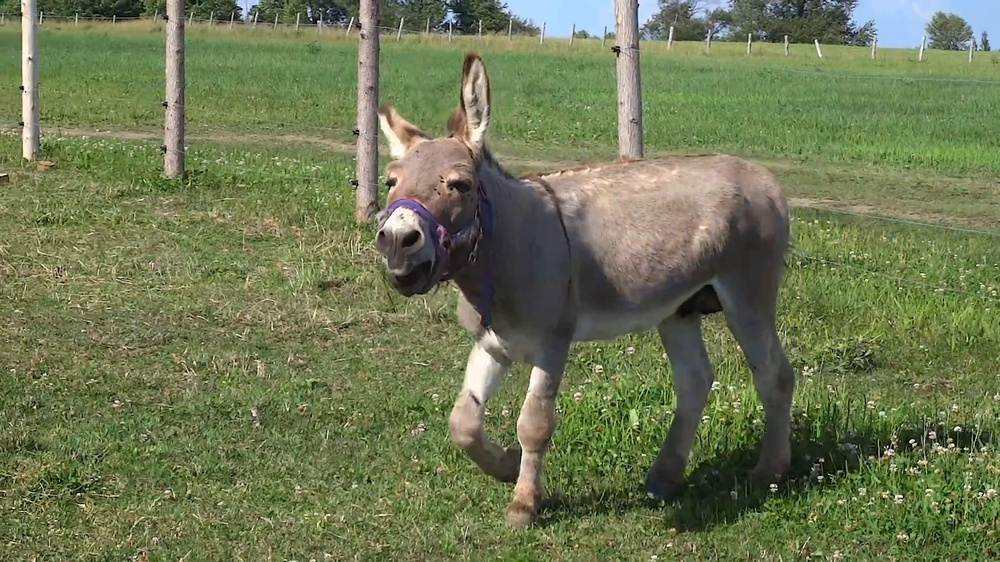
#> input picture examples/Magaru/frames/frame_102.jpg, 1000 x 562 px, shrunk from 1920 x 1080 before the run, found by its file name; its folder holds only this picture in this run
$ python process_frames_v2.py
#> lines starting #> are read from the running program, lines starting #| are printed output that depends on the picture; after the words box and inside, x2 and y2 are one past the last pixel; in counts of white or black regions, pixels touching at a corner belong together
#> further down, frame is the input picture: shape (562, 1000, 3); mean B, G, R 83, 119.6, 110.3
import os
import cv2
import numpy as np

def process_frame(frame):
    # Convert the frame to grayscale
    gray = cv2.cvtColor(frame, cv2.COLOR_BGR2GRAY)
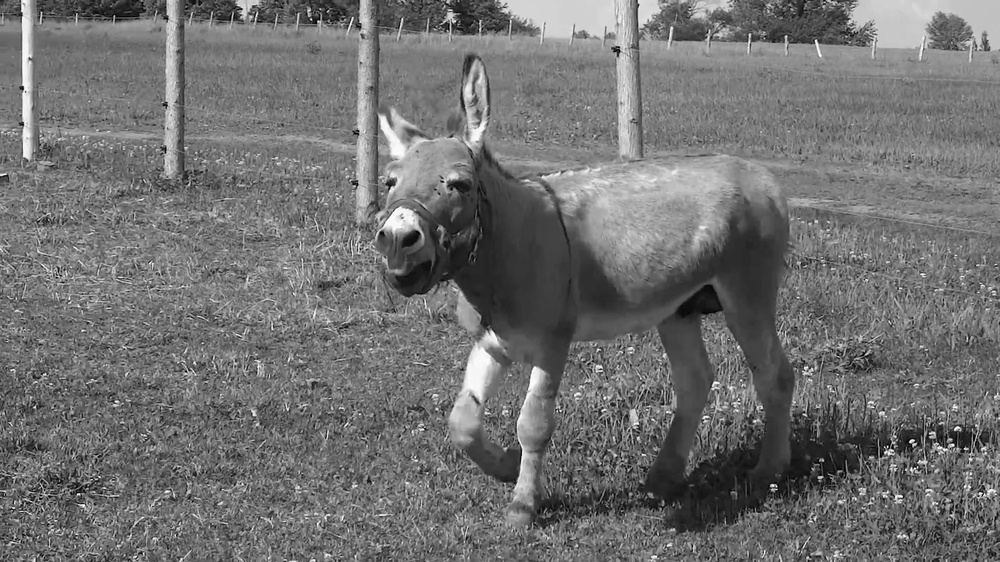
#> gray: shape (562, 1000); min 0, max 254, mean 112.7

    # Apply adaptive thresholding to obtain a binary image
    _, threshold = cv2.threshold(gray, 0, 255, cv2.THRESH_BINARY + cv2.THRESH_OTSU)
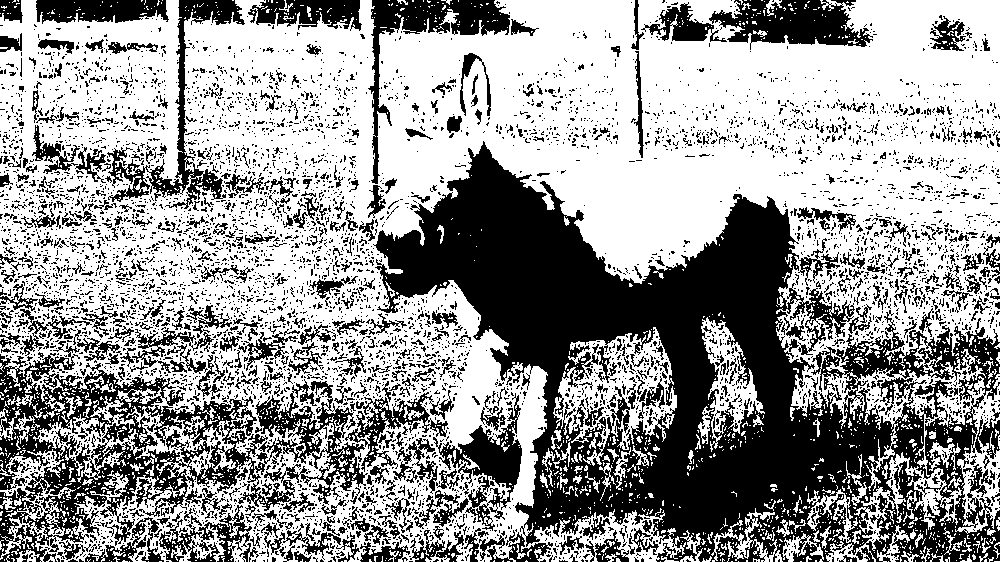
#> threshold: shape (562, 1000); 60.2% white; 5899 black regions (5357 under 20 px)

    # Find contours in the binary image
    contours, _ = cv2.findContours(threshold, cv2.RETR_EXTERNAL, cv2.CHAIN_APPROX_SIMPLE)
#> contours = 1435 contours, 1365 with area under 20; largest, box (x1, y1, x2, y2) and area: (0, 0, 1000, 562) 378516, (553, 327, 677, 466) 8714, (701, 317, 765, 452) 3102, (826, 452, 962, 562) 2582, (711, 508, 783, 562) 666

    # Create a mask with white pixels inside the contours
    mask = np.zeros_like(frame)
    cv2.drawContours(mask, contours, -1, (255, 255, 255), thickness=cv2.FILLED)
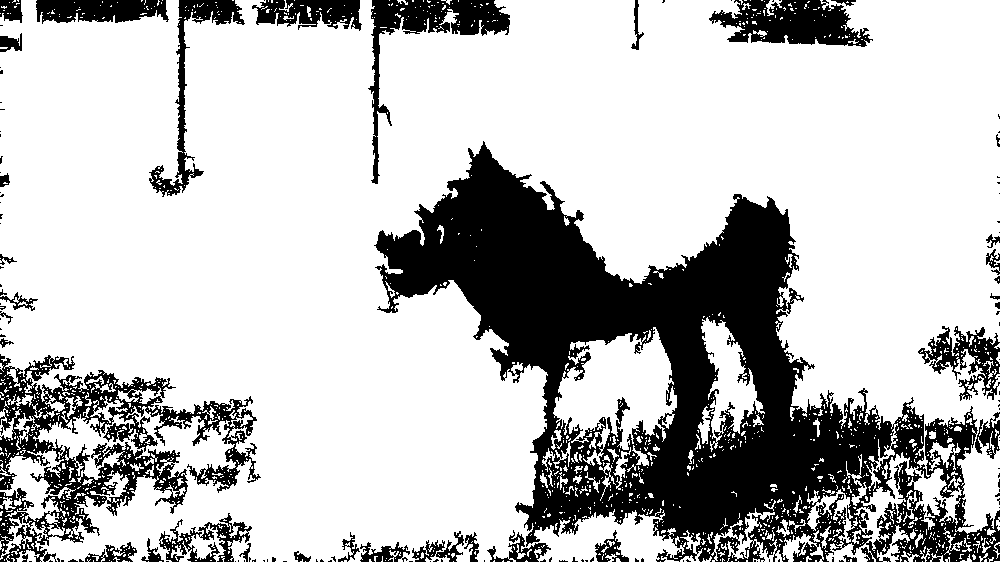
#> mask: shape (562, 1000, 3); 74.9% white; 132 black regions (94 under 20 px), largest, box (x1, y1, x2, y2) and area: (374, 141, 1000, 562) 96878, (0, 354, 261, 562) 17114, (709, 0, 873, 47) 4724

    # Apply the mask to the original frame
    result = cv2.bitwise_and(frame, mask)
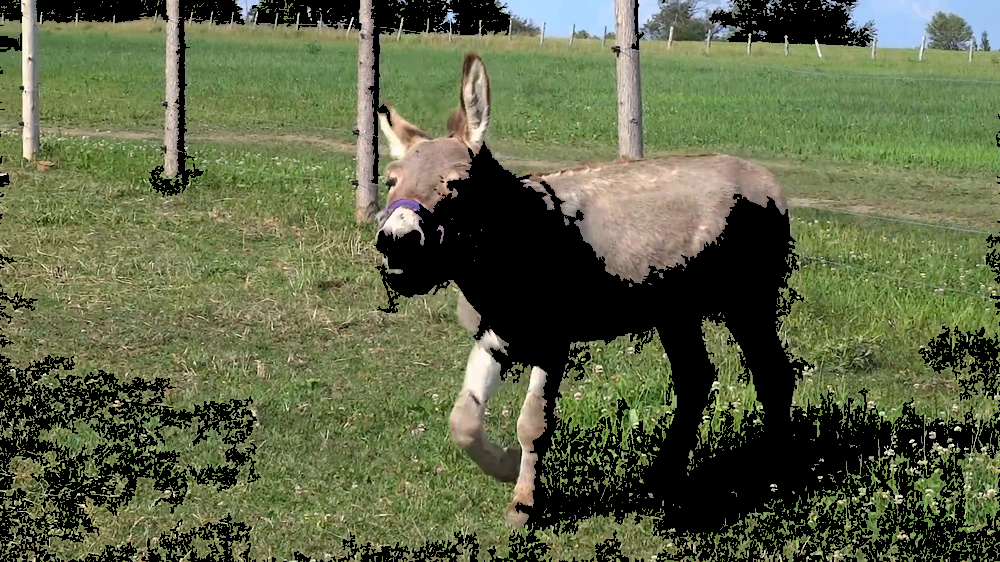
#> result: shape (562, 1000, 3); mean B, G, R 70.3, 101.4, 93.9

    return result

# Example usage
input_folder = r'C:\Users\zglum\OneDrive\Desktop\PictoprimeVideo\exemples\Magaru\frames'  # Path to the folder containing input frames
output_folder = r'C:\Users\zglum\OneDrive\Desktop\PictoprimeVideo\exemples\Magaru\frames\processed'  # Path to the folder for saving processed frames

# Create the output folder if it doesn't exist
if not os.path.exists(output_folder):
    os.makedirs(output_folder)

# Process frames in the input folder and save them to the output folder
for filename in os.listdir(input_folder):
    if filename.endswith('.jpg'):
        input_path = os.path.join(input_folder, filename)
        output_path = os.path.join(output_folder, filename)

        frame = cv2.imread(input_path)
        processed_frame = process_frame(frame)
        cv2.imwrite(output_path, processed_frame)

$ run again, on examples/Magaru/frames/frame_114.jpg
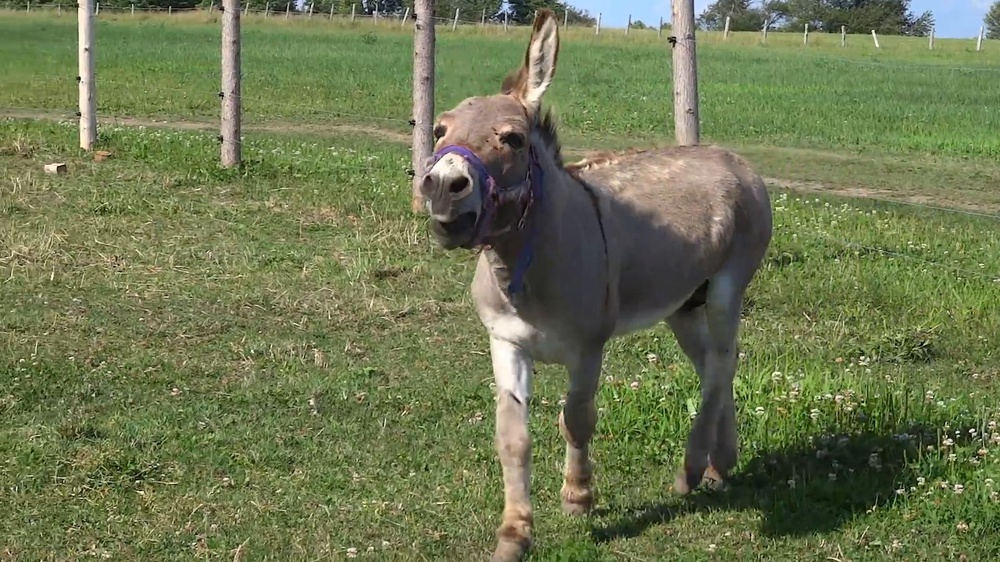
#> input picture examples/Magaru/frames/frame_114.jpg, 1000 x 562 px, shrunk from 1920 x 1080 before the run, found by its file name
#> frame is the input picture: shape (562, 1000, 3); mean B, G, R 81.2, 118.7, 110
#> in process_frame, `_, threshold = cv2.threshold(gray, 0, 255, cv2.THRESH_BINARY + cv2.THR..`:
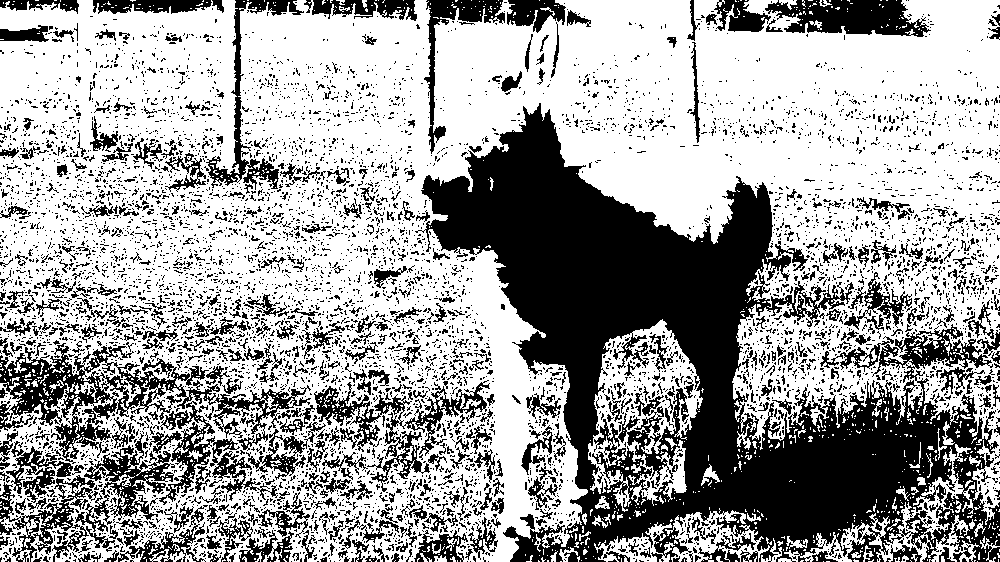
#> threshold: shape (562, 1000); 63.7% white; 6739 black regions (6161 under 20 px)
#> contours = 857 contours, 811 with area under 20; largest, box (x1, y1, x2, y2) and area: (0, 0, 1000, 562) 404342, (588, 319, 703, 512) 11214, (778, 444, 975, 562) 3635, (665, 510, 770, 562) 2553, (594, 522, 675, 562) 1147
#> mask: shape (562, 1000, 3); 78.4% white; 173 black regions (108 under 20 px), largest, box (x1, y1, x2, y2) and area: (421, 103, 1000, 562) 96300, (765, 0, 931, 37) 3919, (0, 343, 111, 426) 3412
#> in process_frame, `result = cv2.bitwise_and(frame, mask)`:
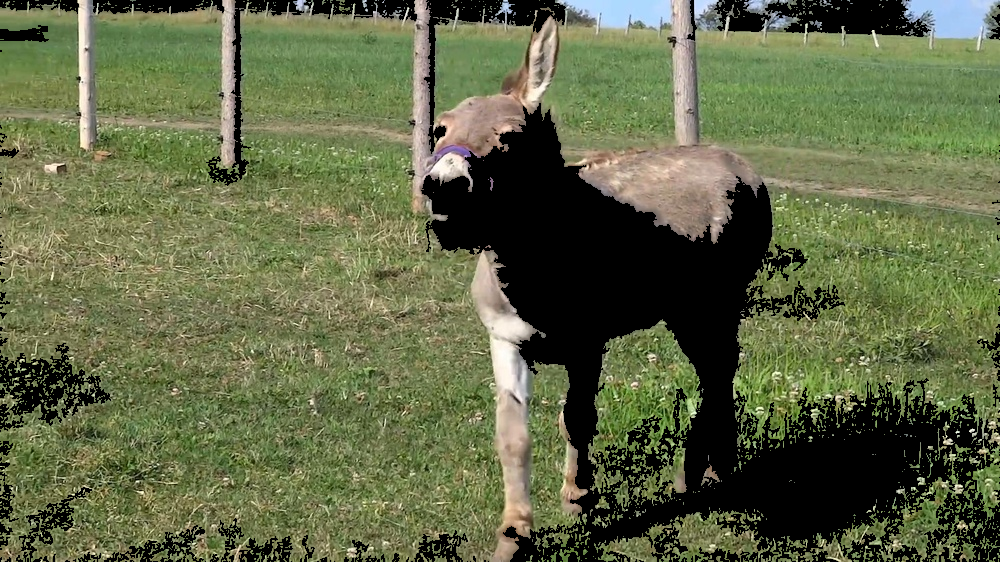
#> result: shape (562, 1000, 3); mean B, G, R 70.5, 104.2, 96.7

$ run again, on examples/Magaru/frames/frame_12.jpg
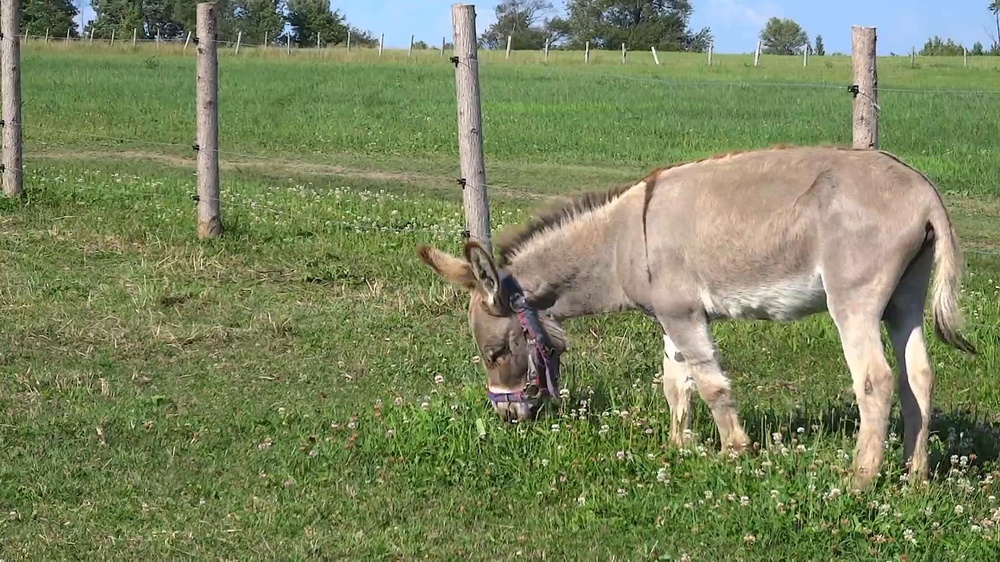
#> input picture examples/Magaru/frames/frame_12.jpg, 1000 x 562 px, shrunk from 1920 x 1080 before the run, found by its file name
#> frame is the input picture: shape (562, 1000, 3); mean B, G, R 94.5, 132.7, 122.6
#> in process_frame, `_, threshold = cv2.threshold(gray, 0, 255, cv2.THRESH_BINARY + cv2.THR..`:
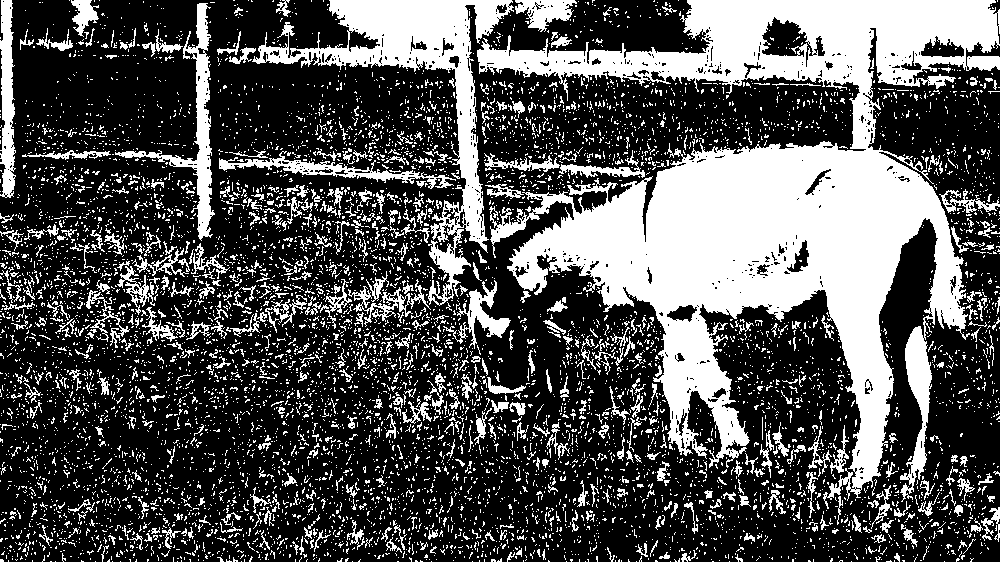
#> threshold: shape (562, 1000); 32.4% white; 7959 white regions (7379 under 20 px)
#> contours = 7940 contours, 7699 with area under 20; largest, box (x1, y1, x2, y2) and area: (477, 0, 1000, 509) 98168, (252, 0, 514, 306) 15227, (115, 3, 215, 241) 3125, (0, 0, 16, 198) 1975, (219, 151, 456, 189) 1637
#> mask: shape (562, 1000, 3); 33.9% white; 7940 white regions (7357 under 20 px), largest, box (x1, y1, x2, y2) and area: (477, 0, 1000, 509) 102177, (252, 0, 514, 306) 16379, (115, 3, 215, 241) 3568
#> in process_frame, `result = cv2.bitwise_and(frame, mask)`:
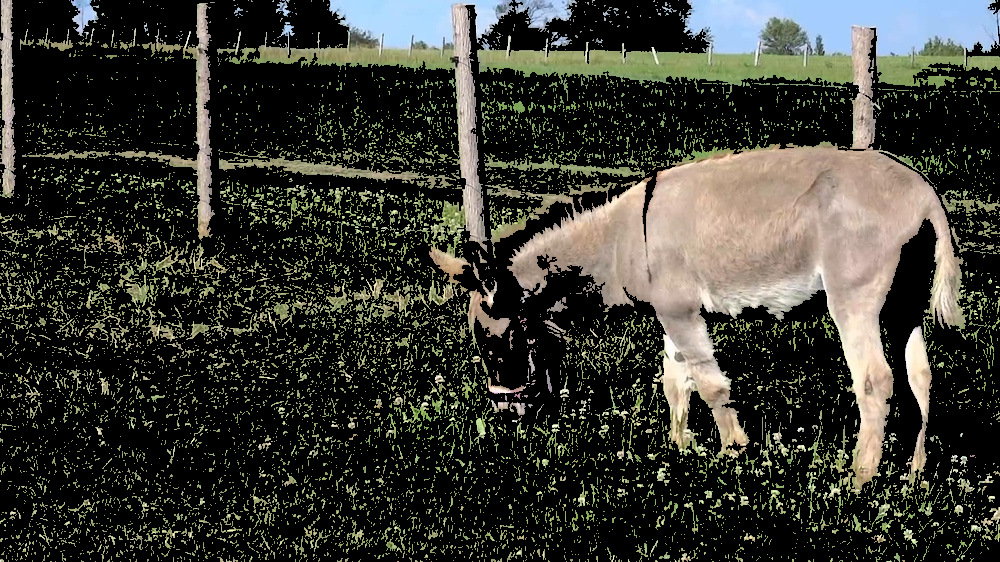
#> result: shape (562, 1000, 3); mean B, G, R 50, 58.5, 58.2
